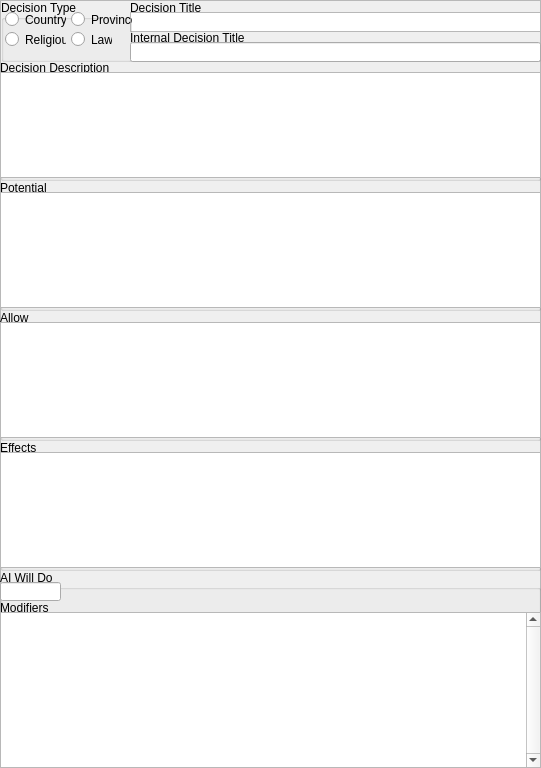
<?xml version="1.0" encoding="UTF-8"?>
<ui version="4.0">
 <class>Frame</class>
 <widget class="QFrame" name="Frame">
  <property name="geometry">
   <rect>
    <x>0</x>
    <y>0</y>
    <width>541</width>
    <height>768</height>
   </rect>
  </property>
  <property name="windowTitle">
   <string>Frame</string>
  </property>
  <property name="frameShape">
   <enum>QFrame::StyledPanel</enum>
  </property>
  <property name="frameShadow">
   <enum>QFrame::Raised</enum>
  </property>
  <widget class="QGroupBox" name="groupBox">
   <property name="geometry">
    <rect>
     <x>130</x>
     <y>0</y>
     <width>411</width>
     <height>32</height>
    </rect>
   </property>
   <property name="title">
    <string>Decision Title</string>
   </property>
   <widget class="QTextEdit" name="textEdit">
    <property name="geometry">
     <rect>
      <x>0</x>
      <y>12</y>
      <width>411</width>
      <height>20</height>
     </rect>
    </property>
    <property name="verticalScrollBarPolicy">
     <enum>Qt::ScrollBarAlwaysOff</enum>
    </property>
    <property name="horizontalScrollBarPolicy">
     <enum>Qt::ScrollBarAsNeeded</enum>
    </property>
    <property name="html">
     <string>&lt;!DOCTYPE HTML PUBLIC &quot;-//W3C//DTD HTML 4.0//EN&quot; &quot;http://www.w3.org/TR/REC-html40/strict.dtd&quot;&gt;
&lt;html&gt;&lt;head&gt;&lt;meta name=&quot;qrichtext&quot; content=&quot;1&quot; /&gt;&lt;style type=&quot;text/css&quot;&gt;
p, li { white-space: pre-wrap; }
&lt;/style&gt;&lt;/head&gt;&lt;body style=&quot; font-family:'MS Shell Dlg 2'; font-size:8.25pt; font-weight:400; font-style:normal;&quot;&gt;
&lt;p style=&quot;-qt-paragraph-type:empty; margin-top:0px; margin-bottom:0px; margin-left:0px; margin-right:0px; -qt-block-indent:0; text-indent:0px; font-size:8pt;&quot;&gt;&lt;/p&gt;&lt;/body&gt;&lt;/html&gt;</string>
    </property>
   </widget>
  </widget>
  <widget class="QGroupBox" name="groupBox_3">
   <property name="geometry">
    <rect>
     <x>0</x>
     <y>570</y>
     <width>541</width>
     <height>202</height>
    </rect>
   </property>
   <property name="title">
    <string>AI Will Do</string>
   </property>
   <widget class="QLineEdit" name="lineEdit_2">
    <property name="geometry">
     <rect>
      <x>0</x>
      <y>12</y>
      <width>61</width>
      <height>19</height>
     </rect>
    </property>
    <property name="text">
     <string/>
    </property>
   </widget>
   <widget class="QGroupBox" name="groupBox_4">
    <property name="geometry">
     <rect>
      <x>0</x>
      <y>30</y>
      <width>541</width>
      <height>171</height>
     </rect>
    </property>
    <property name="title">
     <string>Modifiers</string>
    </property>
    <widget class="QPlainTextEdit" name="plainTextEdit_2">
     <property name="geometry">
      <rect>
       <x>0</x>
       <y>12</y>
       <width>541</width>
       <height>156</height>
      </rect>
     </property>
     <property name="verticalScrollBarPolicy">
      <enum>Qt::ScrollBarAlwaysOn</enum>
     </property>
    </widget>
   </widget>
  </widget>
  <widget class="QGroupBox" name="groupBox_5">
   <property name="geometry">
    <rect>
     <x>1</x>
     <y>0</y>
     <width>131</width>
     <height>62</height>
    </rect>
   </property>
   <property name="title">
    <string>Decision Type</string>
   </property>
   <widget class="QRadioButton" name="radioButton">
    <property name="geometry">
     <rect>
      <x>4</x>
      <y>10</y>
      <width>61</width>
      <height>19</height>
     </rect>
    </property>
    <property name="text">
     <string>Country</string>
    </property>
   </widget>
   <widget class="QRadioButton" name="radioButton_2">
    <property name="geometry">
     <rect>
      <x>70</x>
      <y>10</y>
      <width>61</width>
      <height>19</height>
     </rect>
    </property>
    <property name="text">
     <string>Province</string>
    </property>
   </widget>
   <widget class="QRadioButton" name="radioButton_3">
    <property name="geometry">
     <rect>
      <x>4</x>
      <y>30</y>
      <width>61</width>
      <height>19</height>
     </rect>
    </property>
    <property name="text">
     <string>Religious</string>
    </property>
   </widget>
   <widget class="QRadioButton" name="radioButton_4">
    <property name="geometry">
     <rect>
      <x>70</x>
      <y>30</y>
      <width>41</width>
      <height>19</height>
     </rect>
    </property>
    <property name="text">
     <string>Law</string>
    </property>
   </widget>
  </widget>
  <widget class="QGroupBox" name="groupBox_6">
   <property name="geometry">
    <rect>
     <x>130</x>
     <y>30</y>
     <width>411</width>
     <height>32</height>
    </rect>
   </property>
   <property name="title">
    <string>Internal Decision Title</string>
   </property>
   <widget class="QLineEdit" name="lineEdit">
    <property name="geometry">
     <rect>
      <x>0</x>
      <y>12</y>
      <width>411</width>
      <height>20</height>
     </rect>
    </property>
   </widget>
  </widget>
  <widget class="QGroupBox" name="groupBox_7">
   <property name="geometry">
    <rect>
     <x>0</x>
     <y>60</y>
     <width>541</width>
     <height>121</height>
    </rect>
   </property>
   <property name="title">
    <string>Decision Description</string>
   </property>
   <widget class="QTextEdit" name="textEdit_2">
    <property name="geometry">
     <rect>
      <x>0</x>
      <y>12</y>
      <width>541</width>
      <height>106</height>
     </rect>
    </property>
   </widget>
  </widget>
  <widget class="QGroupBox" name="groupBox_8">
   <property name="geometry">
    <rect>
     <x>0</x>
     <y>180</y>
     <width>541</width>
     <height>131</height>
    </rect>
   </property>
   <property name="title">
    <string>Potential</string>
   </property>
   <widget class="QPlainTextEdit" name="plainTextEdit_3">
    <property name="geometry">
     <rect>
      <x>0</x>
      <y>12</y>
      <width>541</width>
      <height>116</height>
     </rect>
    </property>
   </widget>
  </widget>
  <widget class="QGroupBox" name="groupBox_9">
   <property name="geometry">
    <rect>
     <x>0</x>
     <y>310</y>
     <width>541</width>
     <height>131</height>
    </rect>
   </property>
   <property name="title">
    <string>Allow</string>
   </property>
   <widget class="QPlainTextEdit" name="plainTextEdit_4">
    <property name="geometry">
     <rect>
      <x>0</x>
      <y>12</y>
      <width>541</width>
      <height>116</height>
     </rect>
    </property>
   </widget>
  </widget>
  <widget class="QGroupBox" name="groupBox_10">
   <property name="geometry">
    <rect>
     <x>0</x>
     <y>440</y>
     <width>541</width>
     <height>131</height>
    </rect>
   </property>
   <property name="title">
    <string>Effects</string>
   </property>
   <widget class="QPlainTextEdit" name="plainTextEdit_5">
    <property name="geometry">
     <rect>
      <x>0</x>
      <y>12</y>
      <width>541</width>
      <height>116</height>
     </rect>
    </property>
   </widget>
  </widget>
 </widget>
 <resources/>
 <connections/>
</ui>
